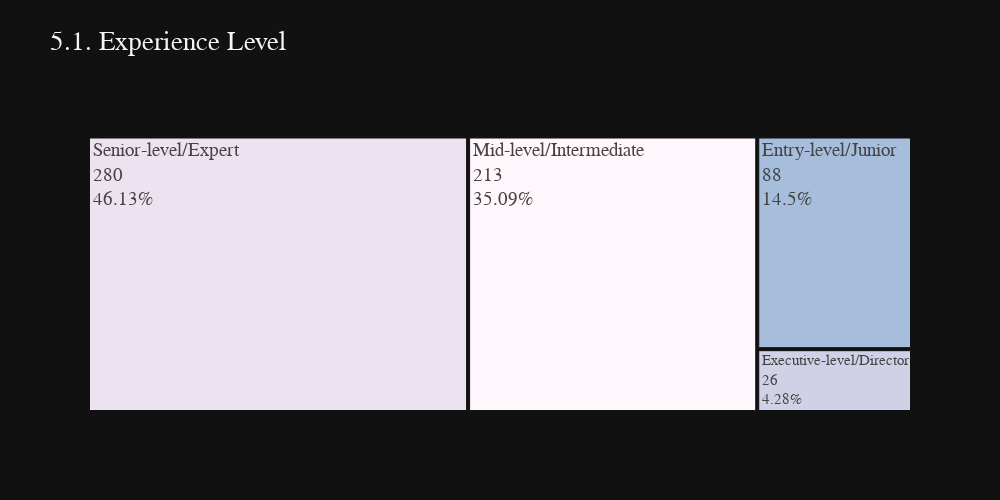

Write notebook code for a chart like this one.
### Markdown cell above
📌  **Experience Levels**

There're `4 abbreviated categorical values` for the experience level column

* `EN` - Entry-Level/Junior
* `MI` - Mid-Level/Intermediate
* `SE` - Senior-Level/Expert
* `EX` - Executive-Level/Director

### Code cell
df['experience_level'] = df['experience_level'].replace('EN','Entry-level/Junior')
df['experience_level'] = df['experience_level'].replace('MI','Mid-level/Intermediate')
df['experience_level'] = df['experience_level'].replace('SE','Senior-level/Expert')
df['experience_level'] = df['experience_level'].replace('EX','Executive-level/Director')

ex_level = df['experience_level'].value_counts()
fig = px.treemap(ex_level, 
                 path=[ex_level.index],
                 values=ex_level.values, 
                 title = '5.1. Experience Level',
                 color=ex_level.index,
                 color_discrete_sequence=px.colors.sequential.PuBuGn,
                 template='plotly_dark',
                 width=1000, height=500)

percents = np.round((100*ex_level.values / sum(ex_level.values)).tolist(),2)
fig.data[0].customdata = [35.09, 46.13, 4.28 , 14.5]
fig.data[0].texttemplate = '%{label}<br>%{value}<br>%{customdata}%'

fig.update_layout(
    font=dict(size=19,family="Franklin Gothic"))

fig.show()

### Figure 1 — Plotly figure (JSON) as saved in the notebook; plotly's stock layout.template omitted (floating-point values rounded to 4 significant figures)
{"data": [{"branchvalues": "total", "customdata": [35.09, 46.13, 4.28, 14.5], "domain": {"x": [0, 1], "y": [0, 1]}, "hovertemplate": "labels=%{label}<br>value=%{value}<br>parent=%{parent}<br>id=%{id}<br>experience_level=%{customdata[0]}<extra></extra>", "ids": ["Mid-level/Intermediate", "Senior-level/Expert", "Executive-level/Director", "Entry-level/Junior"], "labels": ["Mid-level/Intermediate", "Senior-level/Expert", "Executive-level/Director", "Entry-level/Junior"], "marker": {"colors": ["rgb(255,247,251)", "rgb(236,226,240)", "rgb(208,209,230)", "rgb(166,189,219)"]}, "name": "", "parents": ["", "", "", ""], "texttemplate": "%{label}<br>%{value}<br>%{customdata}%", "type": "treemap", "values": [213, 280, 26, 88]}], "layout": {"font": {"family": "Franklin Gothic", "size": 19}, "height": 500, "legend": {"tracegroupgap": 0}, "title": {"text": "5.1. Experience Level"}, "treemapcolorway": ["rgb(255,247,251)", "rgb(236,226,240)", "rgb(208,209,230)", "rgb(166,189,219)", "rgb(103,169,207)", "rgb(54,144,192)", "rgb(2,129,138)", "rgb(1,108,89)", "rgb(1,70,54)"], "width": 1000}}
